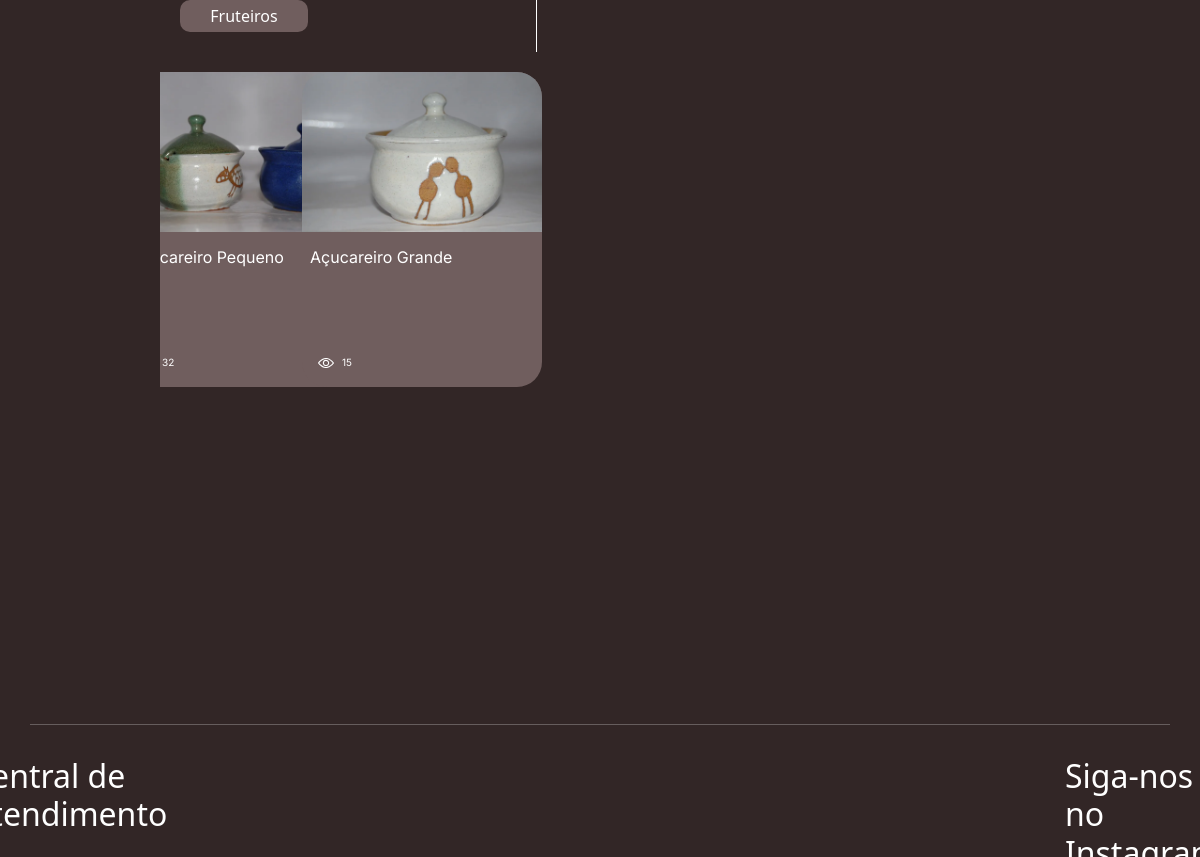
The page /produtos/28/ (middle part) on the database as committed earlier.
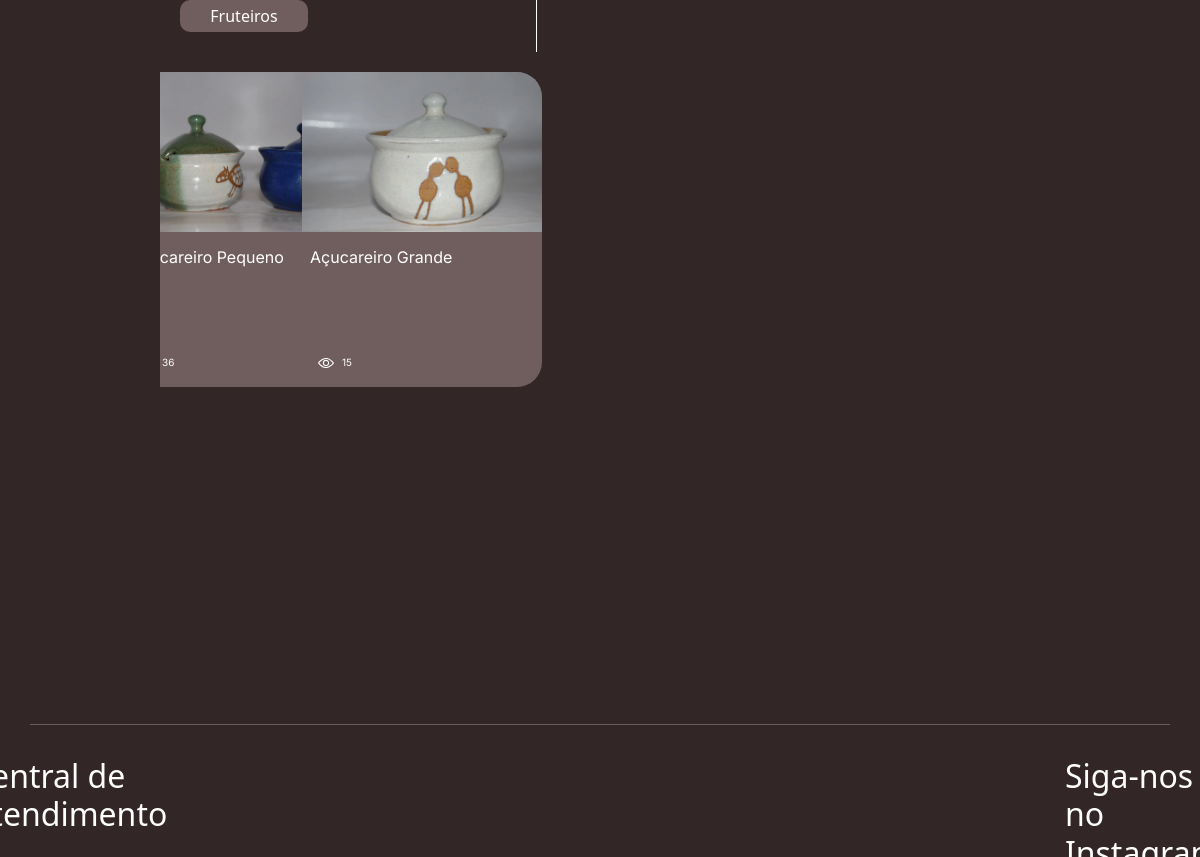
The same page on the database as committed later.
### gestao/models.py (models this page shows, shortened)
class Product(models.Model):
    name = models.CharField(max_length=200, unique=True)
    code = models.CharField(max_length=50, unique=True)
    size = models.CharField(max_length=255)
    category = models.ForeignKey(
        Category,
        on_delete=models.SET_NULL,
        null=True,
        blank = True,
        )
    views = models.PositiveIntegerField(default=0)
    photos = models.JSONField(default=list, blank=False)

### backend/views.py (the view)
# urls.py: path('produtos/<int:category_id>/', views.produtos, name='produtos'),
def produtos(request, category_id=None):
    if category_id is None:
        category_id = Category.objects.first()
        return redirect('produtos', category_id=category_id.id)
    category = get_object_or_404(Category, id=category_id)
    products = Product.objects.filter(category=category).order_by('-views')
    categories = Category.objects.all().order_by('name')
    context = {
        'categories': categories,
        'products': products,
        'category': category,
    }
    return render(request, 'produtos.html', context)

### backend/templates/produtos.html (shortened to what this page needs)
{% extends "base.html" %} {% load static %}
    {% block css %}
    <link
      rel="stylesheet"
      type="text/css"
      href="{% static 'css/styleGaleria.css' %}"
    />
    {% endblock %}
    {% block 'dashboard' %}
    <div class="category-button-container-horizontal">
      <div>
        <div class="category-button-container">
          {% for categoria in categories %} {% if categoria.id == category.id %}
          <button class="category-button-disabled" aria-disabled="true">
            {{ categoria.name }}
          </button>
          {% else %}
          <a href="{% url 'produtos' category_id=categoria.id %}">
            <button class="category-button">{{ categoria.name }}</button>
          </a>
          {% endif %} {% endfor %}
        </div>
      </div>
      <div class="product-container">
        <div class="product-horizontal">
          {% for product in products %}
          <div class="product-vertical">
            <a
              href="{% url 'produto' category_id=category.id product_id=product.id %}"
            >
              <div class="product-card" data-product-id="{{ product.id }}">
                {% if product.photos %}
                <img
                  src="../../media/{{ product.photos.0 }}"
                  alt="Imagem de {{ product.name }}"
                  class="product-photo-card"
                />
                {% else %}
                <p>Sem Imagens</p>
                {% endif %}
                <h3 class="product-text unselectable">{{ product.name }}</h3>
                <div class="views-horizontal">
                  <img
                    src="../../media/icon/view.svg"
                    class="view-icon-img unselectable"
                    alt="view icon"
                  />
                  <h7 class="product-views-text unselectable"
                    >{{ product.views }}</h7
                  >
                </div>
              </div>
            </a>
          </div>
          {% endfor %}
        </div>
      </div>
    </div>
    <div id="react-footer"></div>
    {% endblock %}

Rows that differ between the two databases and show on the page:
changed Product "Açucareiro Pequeno": views "32" → "36"
